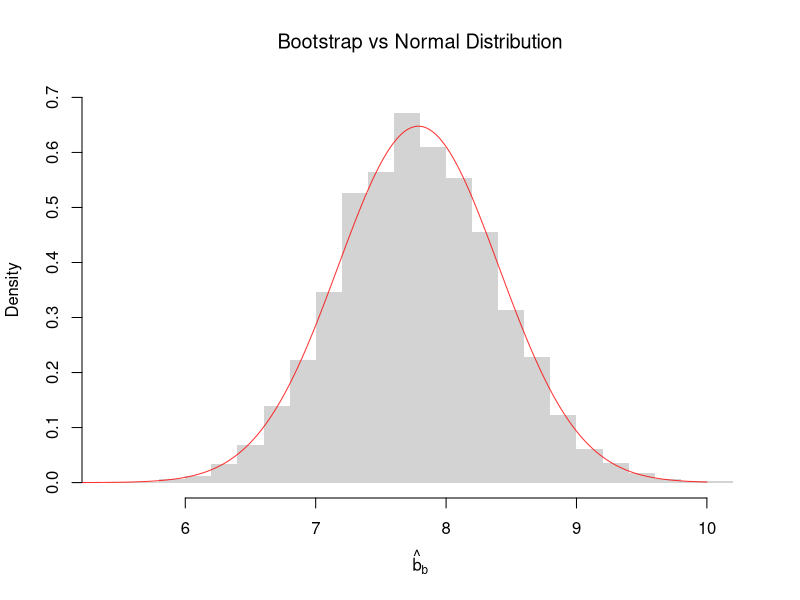

Recreate this plot in R.
## ---- chunk 1
# Computerized Way to Compute Mean
x <- c(1, 2, 3, 4, 5)
x_probs <- c(1/5, 1/5, 1/5, 1/5, 1/5)
X_mean <- sum(x*x_probs)
X_mean

# Computerized Way to Compute SD
Xvar <- sum((x-X_mean)^2*x_probs)
Xvar
Xsd <- sqrt(Xvar)
Xsd

# Verified by simulation
Xsim <- sample(x, prob=x_probs,
          size=10000, replace=TRUE)
mean(Xsim)
sd(Xsim)
## ---- chunk 2
# A simulation of many coin flips
x <- c(0, 1)
x_probs <- c(1/4, 3/4)
X <- sample(x, prob=x_probs, size=1000, replace=TRUE)

round( mean(X), 4)

round( var(X), 4)
## ---- chunk 3
x <- c(1, 2, 3, 4)
x_probs <- c(1/8, 2/8, 1/8, 4/8)
X_mean <- sum(x * x_probs)
X_mean

X_var <- sum((x - X_mean)^2 * x_probs)
X_var

# Verify by simulation
X <- sample(x, prob=x_probs, size=10000, replace=TRUE)
round(mean(X), 2)
round(var(X), 2)
## ---- chunk 4
x  <- c(1, 2, 3)
x_probs <- c(0.2, 0.5, 0.3)
g  <- function(x) x^2 + 1
sum(g(x) * x_probs) 
## ---- chunk 5
g  <- function(x) x^2 + 1

# A theoretical example
x <- c(1, 2, 3, 4)
x_probs <- c(1/4, 1/4, 1/4, 1/4)
sum(g(x) * x_probs) 

# A simulation example
X <- sample(x, prob=x_probs, size=1000, replace=TRUE)
mean(g(X))
## ---- chunk 6
x <- rexp(5e5, rate = 1)           # X ~ Exp(1)
mean(sqrt(x))                      # LOTUS Simulation
sqrt(pi) / 2                       # Exact via LOTUS integral
## ---- chunk 7
# Exponential Random Variable
X <- rexp(5000, 2)
m <- mean(X)
round(m, 2)

# Normal Random Variable
X <- rnorm(5000, 1, 2)
round(mean(X), 2)
round(var(X), 2)
## ---- chunk 8
X <- USArrests[, 'Murder']
round( mean(X), 4)
round( var(X), 4)
## ---- chunk 9
# Simulate the coin flips
X <- sample(c(0, 1), 100, prob=c(0.24, 0.76), replace=TRUE)

# Compute a sample estimate using probability weights
P  <- table(X) #table of counts
p <- c(P)/length(X) #frequencies (must sum to 1)
x <- as.numeric(names(p)) #unique values
cbind(x, p)

# Sample Mean Estimate
X_mean <- sum(x*p)
X_mean

mean(X)
## ---- chunk 10
x <- c(0, 1, 2)
x_probs <- c(1/3, 1/3, 1/3)
X  <-  sample(x, prob=x_probs, 1000, replace=TRUE)

# First Way (Computerized)
mean(X)

# Second Way (Explicit Calculations)
# start with a table of counts like the previous example
## ---- chunk 11
x <- c(1, 2, 3)
x_probs <- c(0.2, 0.5, 0.3)

mx <- sum(x * x_probs)         # weighted mean
x_diff <- (x - mx)^2           # squared deviations
x_var <- sum(x_probs * x_diff) # weighted variance
x_var
## ---- chunk 12
# values and probabilities
h  <- hist(X, plot=FALSE)
wt <- h[['counts']]/length(X) 
xt <- h[['mids']]
# Weighted mean
X_mean <- sum(wt*xt)
X_mean

# Compare to 'mean(x)'
## ---- chunk 13
X <- runif(2000, -1, 1)
## ---- chunk 14
sample_dat <- USArrests[, 'Murder']
n <- length(sample_dat)
theory_se <- sd(sample_dat)/sqrt(n)

# Bootstrap estimates
bootstrap_means <- rep(NA, 9999)
for(b in seq_along(bootstrap_means)){
    dat_id <- seq(1, n)
    boot_id <- sample(dat_id , replace=TRUE)
    dat_b  <- sample_dat[boot_id] # c.f. jackknife
    mean_b <- mean(dat_b)
    bootstrap_means[b] <-mean_b
}
boot_se <- sd(bootstrap_means)

# Compare SE's
paste0('Bootstrap SE = ', round(boot_se, 3))
paste0('Class SE = ', round(theory_se, 3))
## ---- chunk 15
# Bootstrap Distribution
hist(bootstrap_means, breaks=25,
    main=NA, border=NA,
    freq=FALSE, ylim=c(0, 0.7),
    xlab=expression(hat(b)[b]))
title('Bootstrap vs Normal Distribution', font.main=1)

# Theoretical Distribution: Normal Approximation with IID SEs
x <- seq(5, 10, by=0.01)
fx <- dnorm(x, mean(sample_dat), theory_se)
lines(x, fx, col=rgb(1, 0, 0, .8), lty=1)
